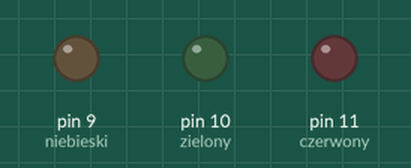
This sketch was run on a simulated Arduino Uno, built with avr-gcc and run on an emulated ATmega328P. Parts: output pins drawn as LEDs (lit = HIGH). Random numbers use the default seed unless the sketch sets one.

Above: at 0.15 s.
At 4.91 s:
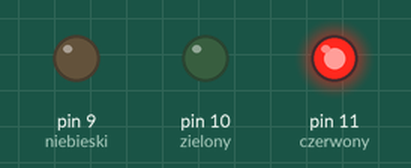
At 9.36 s:
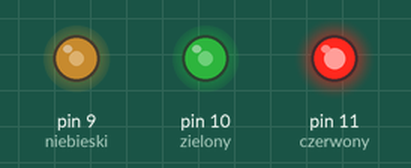
At 18.97 s:
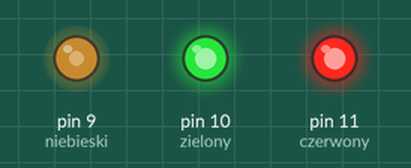
At 28.58 s:
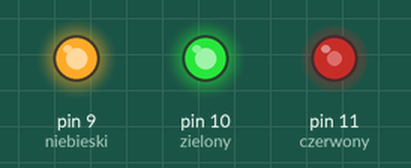
At 38.55 s:
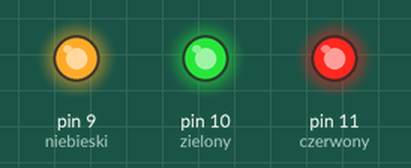
Timing chart, 0 to 40.0 s (numbered marks = the images above):
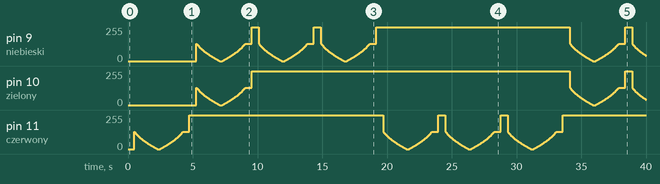

The sketch:

zad3_-_oddychaj_ca_dioda_RGB.ino
```cpp
int wylosowany_kolor = 0;
int d = 7; //opoznienie między przejściami do mocniejszego/jaśniejszego koloru w trybie 0

/*
0 -> stałe przerwy
1 -> im mocniej, tym dłuższe przerwy
2 -> im mocniej, tym krótsze przerwy
*/
int tryb_oddychania = 1;

//piny
int czerwony = 11;
int zielony = 10;
int niebieski = 9;
void opoznienie(int);

void setup() {
  pinMode(czerwony, OUTPUT);
  pinMode(zielony, OUTPUT);
  pinMode(niebieski, OUTPUT);

  Serial.begin(9600);
  randomSeed(analogRead(0)); //ziarno

  //delay(500);
}

void loop() {

int wylosowany_kolor = random(4); //losujemy liczbę
// Serial.println(wylosowany_kolor); //wypisanie na konsolę

for (int a = 255; a >= 0 ; a-- )
  {
    switch (wylosowany_kolor) {
    case 0: //czerwona
      analogWrite(czerwony, a);
      break;
    case 1: //zielona
      analogWrite(zielony, a);
      break;
    case 2: //niebieska
      analogWrite(niebieski, a);
      break;
    case 3: //magenta/aqua
      analogWrite(zielony, a);
      analogWrite(niebieski, a);
      break;
    }
    opoznienie(a);
  }

 delay(180);

 for (int a = 0; a < 256 ; a++ )
  {
    switch (wylosowany_kolor) {
    case 0: //czerwona
      analogWrite(czerwony, a);
      break;
    case 1: //zielona
      analogWrite(zielony, a);
      break;
    case 2: //niebieska
      analogWrite(niebieski, a);
      break;
    case 3: //magenta/aqua
      analogWrite(zielony, a);
      analogWrite(niebieski, a);
      break;
    }
    opoznienie(a);
  }

  delay(60);
}

void opoznienie(int a) {
  if (tryb_oddychania == 0) {
    delay(d);
  } else if (tryb_oddychania == 1) {
    if (a > 180)
      delay(3);
    if ((a > 155) && (a < 181))
      delay(4);
    if ((a > 130) && (a < 156))
      delay(6);
    if ((a > 100) && (a < 131))
      delay(9);
    if ((a > 70) && (a < 101))
      delay(12);
    if ((a > 35) && (a < 71))
      delay(15);
    if ((a >= 0) && (a < 36))
      delay(18);
  } else if (tryb_oddychania == 2) {
    if (a > 180)
      delay(18);
    if ((a > 155) && (a < 181))
      delay(15);
    if ((a > 130) && (a < 156))
      delay(12);
    if ((a > 100) && (a < 131))
      delay(9);
    if ((a > 70) && (a < 101))
      delay(6);
    if ((a > 35) && (a < 71))
      delay(4);
    if ((a >= 0) && (a < 36))
      delay(3);
  }

}
```
